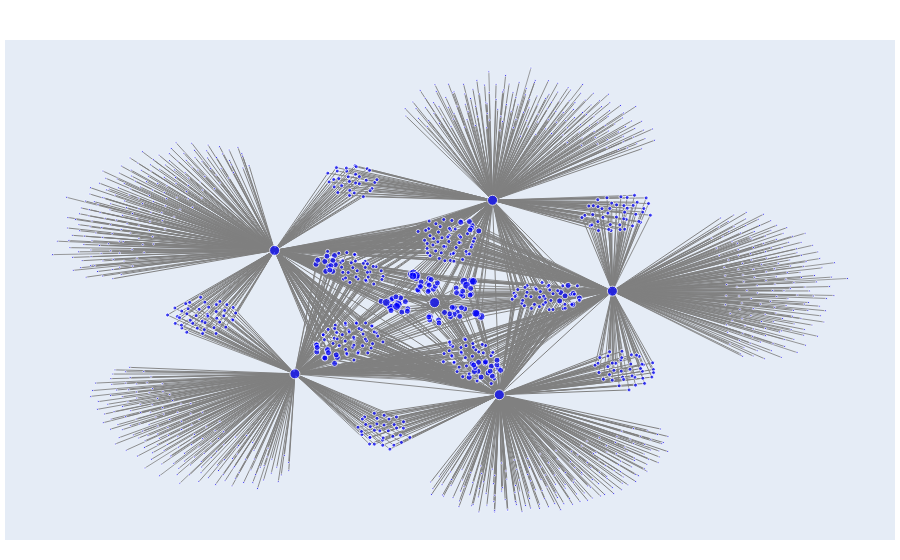

Source (notebook cell):
### Code cell
new_data = network_df.sample(2000) # Random sample

G = nx.from_pandas_edgelist(new_data,
                            source='Source',
                            target='Target',
                            edge_attr='weight')

node_sizes = [min(len(list(G.edges(node)))*2, 10) for node in G.nodes()]

# Set the positions of the nodes
pos = nx.spring_layout(G)

# Create a list to store the edge traces
edge_traces = []

# Create an edge trace for each edge with varying width
for u, v, d in G.edges(data=True):
    x0, y0 = pos[u]
    x1, y1 = pos[v]
    width = d['weight']
        
    edge_trace = go.Scatter(
        x=[x0, x1, None],
        y=[y0, y1, None],
        line=dict(width=width, color='gray'),
        hoverinfo='none',
        mode='lines'
    )
    
    edge_traces.append(edge_trace)

# Create a node trace
node_trace = go.Scatter(
    x=[pos[node][0] for node in G.nodes()],
    y=[pos[node][1] for node in G.nodes()],
    text=[node for node in G.nodes()],
    mode='markers',
    hoverinfo='text',
    marker=dict(
        color='blue',
        size=node_sizes # The size of the node depends on the number of edges connected to it
    )
)

# Create the network graph figure
fig = go.Figure(data=edge_traces + [node_trace],
                layout=go.Layout(
                    title='',
                    showlegend=False,
                    hovermode='closest',
                    margin=dict(b=20, l=5, r=5, t=40),
                    xaxis=dict(showgrid=False, zeroline=False, showticklabels=False),
                    yaxis=dict(showgrid=False, zeroline=False, showticklabels=False)
                )
            )

# Display the network graph
fig.layout.height = 750
fig.show()
